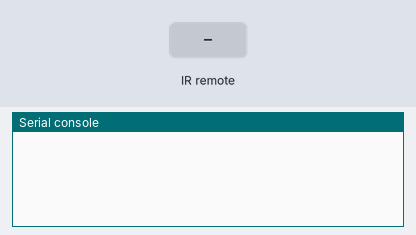
This program was run on a simulated Raspberry Pi Pico running CircuitPython. Parts: the last lines printed to the serial console. The inputs (shaded band) are chosen by the test bench.

Above: at 1.2 s.
1.3 s: infrared code 0x10 received
At 2.5 s:
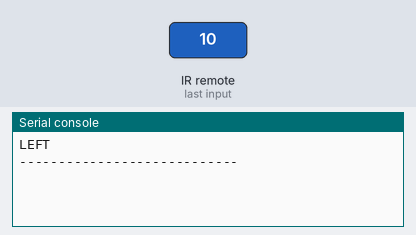
2.8 s: infrared code 0x18 received
At 3.9 s:
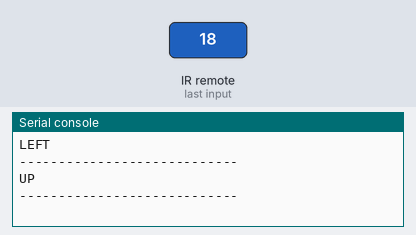
4.3 s: infrared code 0x5A received
At 5.1 s:
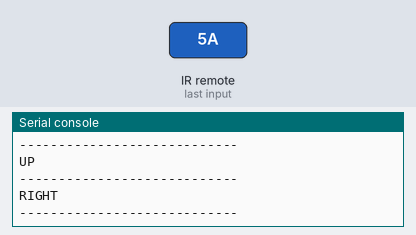
5.8 s: infrared code 0x4A received
At 6.3 s:
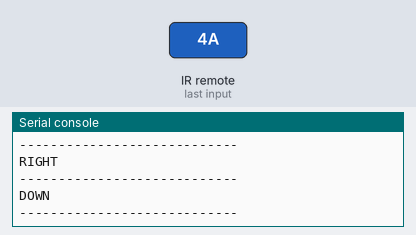
7.3 s: infrared code 0x38 received
At 8.7 s:
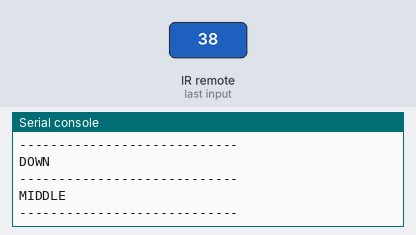

Measured:
- after the input at 1.3 s, the serial console: prints a new line at once (image 1)
- after the input at 2.8 s, the serial console: prints a new line at once (image 2)
- after the input at 4.3 s, the serial console: prints a new line at once (image 3)
- after the input at 5.8 s, the serial console: prints a new line at once (image 4)
- after the input at 7.3 s, the serial console: prints a new line at once (image 5)

The program:

code_receviver.py
```python
import pulseio
import board
import adafruit_irremote

pulsein = pulseio.PulseIn(board.GP7, maxlen=120, idle_state=True)
decoder = adafruit_irremote.GenericDecode()


while True:
    pulses = decoder.read_pulses(pulsein)
    try:
        code = decoder.decode_bits(pulses)
        btn_pressed_code = code[-1]

        if btn_pressed_code == 16:
            print("LEFT")
        elif btn_pressed_code == 24:
            print("UP")
        elif btn_pressed_code == 90:
            print("RIGHT")
        elif btn_pressed_code == 74:
            print("DOWN")
        elif btn_pressed_code == 56:
            print("MIDDLE")

    except adafruit_irremote.IRDecodeException as e:     # failed to decode
        print("Failed to decode: ", e.args)

    print("----------------------------")
```
